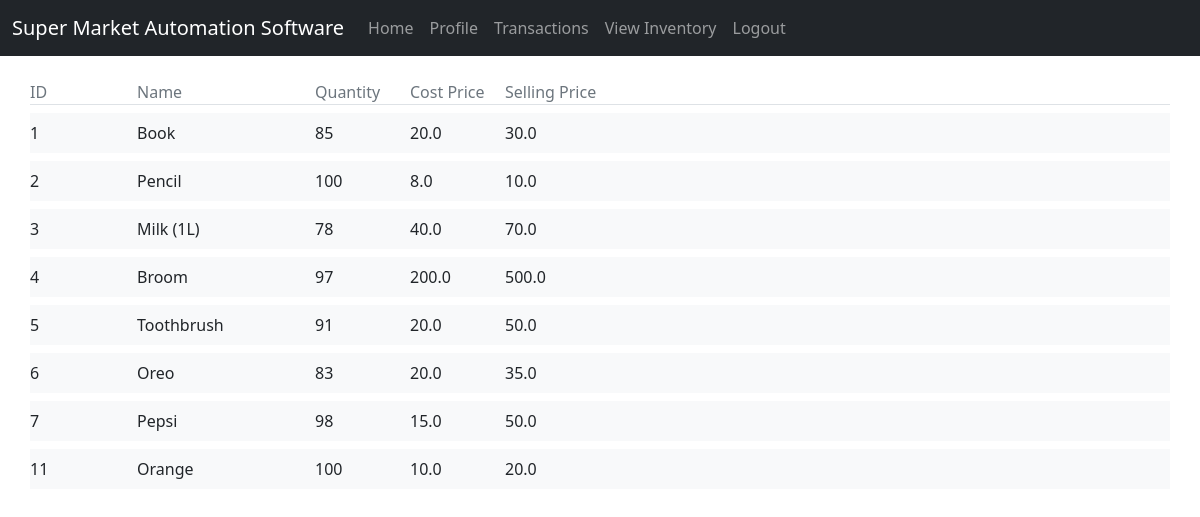
The page /product/view/ (signed in) on the database as committed earlier.
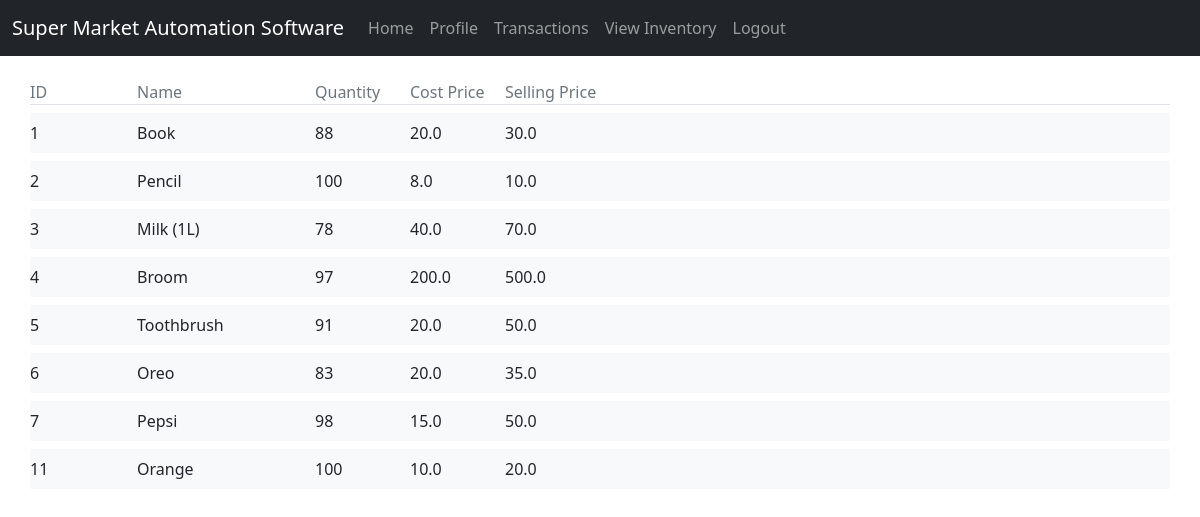
The same page on the database as committed later.
### product/models.py (models this page shows, shortened)
class Product(models.Model):
    name = models.CharField(max_length = 100)
    cost_price = models.FloatField(validators=[MinValueValidator(0.0)])
    quantity = models.IntegerField(validators=[MinValueValidator(0)])
    selling_price = models.FloatField(validators=[MinValueValidator(0.0)])

### product/views.py (the view)
# urls.py: path('view/',views.view_product, name = 'product-view'),
@login_required
def view_product(request):
    form = ProductForm()
    context = {'product_list':Product.objects.all(),'form':form}
    return render(request, 'product/view_product.html', context)

### product/templates/product/view_product.html
{% extends 'product/base.html' %}
{% block content %}
<br>
<div class="row text-muted border-bottom mb-2">
    <div class="col-1 px-0">ID</div>
    <div class="col-2 pl-5">Name</div>
    <div class="col-1 px-0">Quantity</div>
    <div class="col-1 px-0">Cost Price</div>
    <div class="col-1 px-0">Selling Price</div>
</div>
{% for product in product_list %}
    <div class="parent">
        <div class="row highlight bg-light mb-2 py-2">
            <div class="col-1 px-0">{{ product.pk }}</div>
            <div class="col-2 pl-5">{{ product.name }}</div>
            <div class="col-1 px-0">{{ product.quantity }}</div>
            <div class="col-1 px-0">{{ product.cost_price }}</div>
            <div class="col-1 px-0">{{ product.selling_price }}</div>
    </div>
{% endfor %}
{% endblock %}

Rows that differ between the two databases and show on the page:
changed Product "Book": quantity "85" → "88"
